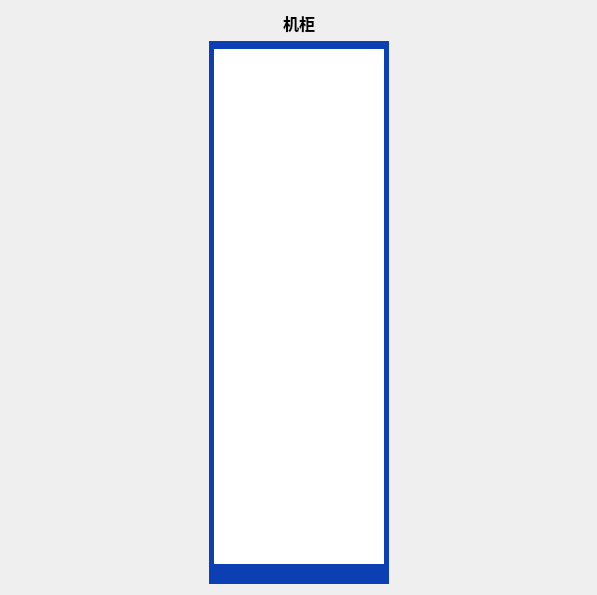
<?xml version="1.0" encoding="UTF-8"?>
<ui version="4.0">
 <class>Cab_CabinetWid</class>
 <widget class="QWidget" name="Cab_CabinetWid">
  <property name="geometry">
   <rect>
    <x>0</x>
    <y>0</y>
    <width>597</width>
    <height>595</height>
   </rect>
  </property>
  <property name="maximumSize">
   <size>
    <width>800</width>
    <height>700</height>
   </size>
  </property>
  <property name="windowTitle">
   <string>Form</string>
  </property>
  <layout class="QGridLayout" name="gridLayout">
   <item row="0" column="0" rowspan="2">
    <widget class="Cab_PduWid" name="widget_left" native="true">
     <property name="font">
      <font>
       <family>微软雅黑</family>
       <pointsize>12</pointsize>
      </font>
     </property>
    </widget>
   </item>
   <item row="0" column="1">
    <widget class="QLabel" name="label">
     <property name="font">
      <font>
       <family>微软雅黑</family>
       <pointsize>12</pointsize>
       <weight>75</weight>
       <bold>true</bold>
      </font>
     </property>
     <property name="text">
      <string>机柜</string>
     </property>
     <property name="alignment">
      <set>Qt::AlignCenter</set>
     </property>
    </widget>
   </item>
   <item row="0" column="2" rowspan="2">
    <widget class="Cab_PduWid" name="widget_right" native="true">
     <property name="font">
      <font>
       <family>微软雅黑</family>
       <pointsize>12</pointsize>
      </font>
     </property>
    </widget>
   </item>
   <item row="1" column="1">
    <widget class="Cab_TableWid" name="tableWidget_cabinet">
     <property name="maximumSize">
      <size>
       <width>180</width>
       <height>16777215</height>
      </size>
     </property>
     <property name="font">
      <font>
       <pointsize>12</pointsize>
      </font>
     </property>
     <property name="focusPolicy">
      <enum>Qt::NoFocus</enum>
     </property>
     <property name="contextMenuPolicy">
      <enum>Qt::CustomContextMenu</enum>
     </property>
     <property name="layoutDirection">
      <enum>Qt::LeftToRight</enum>
     </property>
     <property name="styleSheet">
      <string notr="true">QTableWidget{
	border-left:5px solid rgb(12,62,180);
	border-right:5px solid rgb(12,62,180);
	border-top:8px solid rgb(12,62,180);
	border-bottom:20px solid rgb(12,62,180);
	gridline-color: rgb(12,62,180);
}
QTableWidget::item
{
/*	border: 1px solid rgb(102,198,249);*/
	color: gray;
}
/*QTableWidget::item:selected
{
	background: rgb(44,105,182);
	color: white;
}
QTableWidget::item:hover:!selected
{
	background: rgb(102,198,249);
	color: white;
}*/</string>
     </property>
     <property name="sizeAdjustPolicy">
      <enum>QAbstractScrollArea::AdjustToContents</enum>
     </property>
     <property name="autoScroll">
      <bool>true</bool>
     </property>
     <property name="editTriggers">
      <set>QAbstractItemView::NoEditTriggers</set>
     </property>
     <property name="showDropIndicator" stdset="0">
      <bool>false</bool>
     </property>
     <property name="dragDropOverwriteMode">
      <bool>false</bool>
     </property>
     <property name="alternatingRowColors">
      <bool>true</bool>
     </property>
     <property name="selectionMode">
      <enum>QAbstractItemView::NoSelection</enum>
     </property>
     <property name="selectionBehavior">
      <enum>QAbstractItemView::SelectRows</enum>
     </property>
     <property name="textElideMode">
      <enum>Qt::ElideLeft</enum>
     </property>
     <property name="showGrid">
      <bool>true</bool>
     </property>
     <property name="gridStyle">
      <enum>Qt::SolidLine</enum>
     </property>
     <property name="sortingEnabled">
      <bool>false</bool>
     </property>
     <property name="wordWrap">
      <bool>false</bool>
     </property>
     <property name="cornerButtonEnabled">
      <bool>false</bool>
     </property>
     <property name="rowCount">
      <number>0</number>
     </property>
     <property name="columnCount">
      <number>1</number>
     </property>
     <attribute name="horizontalHeaderVisible">
      <bool>false</bool>
     </attribute>
     <attribute name="horizontalHeaderHighlightSections">
      <bool>true</bool>
     </attribute>
     <attribute name="horizontalHeaderMinimumSectionSize">
      <number>25</number>
     </attribute>
     <attribute name="horizontalHeaderStretchLastSection">
      <bool>true</bool>
     </attribute>
     <attribute name="verticalHeaderVisible">
      <bool>false</bool>
     </attribute>
     <attribute name="verticalHeaderDefaultSectionSize">
      <number>9</number>
     </attribute>
     <attribute name="verticalHeaderHighlightSections">
      <bool>false</bool>
     </attribute>
     <attribute name="verticalHeaderMinimumSectionSize">
      <number>4</number>
     </attribute>
     <attribute name="verticalHeaderStretchLastSection">
      <bool>false</bool>
     </attribute>
     <column/>
    </widget>
   </item>
  </layout>
  <action name="action_add">
   <property name="text">
    <string>添加机架设备</string>
   </property>
  </action>
  <action name="action_delete">
   <property name="text">
    <string>删除机架设备</string>
   </property>
  </action>
  <action name="action_modify">
   <property name="text">
    <string>修改机架设备</string>
   </property>
  </action>
 </widget>
 <customwidgets>
  <customwidget>
   <class>Cab_PduWid</class>
   <extends>QWidget</extends>
   <header>cab_pduwid.h</header>
   <container>1</container>
  </customwidget>
  <customwidget>
   <class>Cab_TableWid</class>
   <extends>QTableWidget</extends>
   <header>cab_tablewid.h</header>
  </customwidget>
 </customwidgets>
 <resources/>
 <connections/>
</ui>
